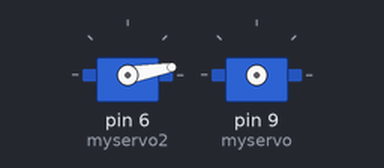
Recording of a sketch running on a simulated Arduino Uno, built with avr-gcc and run on an emulated ATmega328P. Parts: 2 × servo.

Above: at 0.1 s.
At 2.1 s:
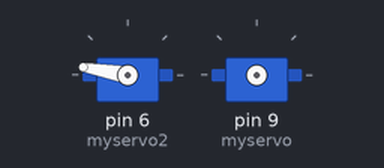
At 6.1 s:
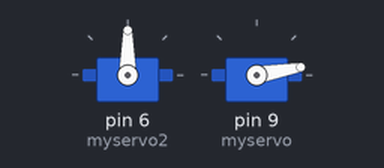
At 10.1 s:
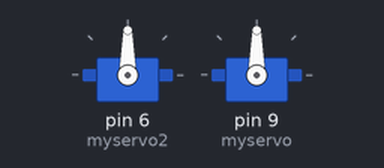
Timing chart, 0 to 11.6 s (numbered marks = the images above):
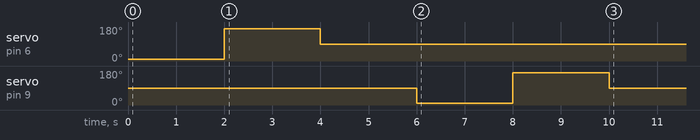

The sketch:

dualServo.ino
```cpp
/*
2 servos connected to arduino.
*/

#include <Servo.h>

Servo myservo;  // create servo object to control a servo

//Servo2
Servo myservo2;
//<>


void setup()
{


//Servo2
myservo2.attach(6); // attaches the servo on pin 6 to the servo object
myservo2.write(10);
delay(2000);
myservo2.write(170);
delay(2000);
myservo2.write(90);
delay(2000);
myservo2.detach();
//<>

//servo1
myservo.attach(9);  // attaches the servo on pin 9 to the servo object
myservo.write(10);                  // sets the servo position according to the scaled value
delay(2000);
myservo.write(170);
delay(2000);
myservo.write(90);
delay(2000);
myservo.detach();
//<>

}

void loop()
{
}
```
